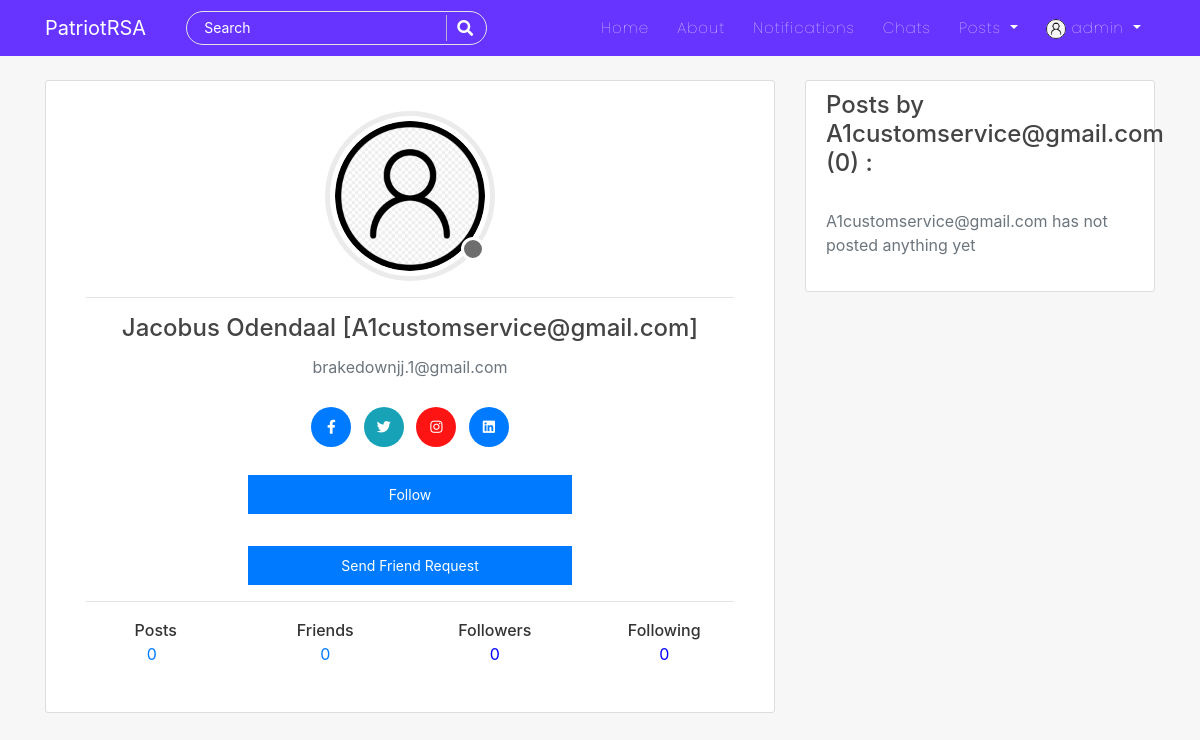
Screenshot of /user/3/ (signed in) with the database file from the repository.
### users/models.py (models this page shows, shortened)
class Profile(models.Model):
    user = models.OneToOneField(User, on_delete=models.CASCADE)
    is_online = models.BooleanField(default=False)
    following = models.ManyToManyField(User, related_name="following", blank=True)
    friends = models.ManyToManyField(User, related_name='my_friends', blank=True)
    bio = models.CharField(default="",blank=True,null=True,max_length=350)
    date_of_birth = models.CharField(blank=True,max_length=150)
    updated = models.DateTimeField(auto_now=True)
    created = models.DateTimeField(auto_now_add=True)
    image = models.ImageField(default='default.jpg', upload_to='profile_pics',blank=True, null=True)
    def profile_posts(self):
        return self.user.post_set.all()

### users/views.py (the view, shortened to what this page needs)
# urls.py: path('<int:pk>/', views.ProfileDetailView.as_view(), name='profile-detail-view'),
class ProfileDetailView(LoginRequiredMixin,DetailView):
    model = Profile
    template_name = "users/user_profile_details.html"
    context_object_name = "profiles"
    def get_object(self,**kwargs):
        pk = self.kwargs.get("pk")
        view_profile = Profile.objects.get(pk=pk)
        return view_profile
    def get_context_data(self, **kwargs):
        context = super().get_context_data(**kwargs)
        view_profile = self.get_object()
        my_profile = Profile.objects.get(user=self.request.user)
        if view_profile.user in my_profile.following.all():
            follow = True
        else:
            follow = False
        context["follow"] = follow
        account = view_profile.user
        try:
            friend_list = FriendList.objects.get(user=account)
        except FriendList.DoesNotExist:
            friend_list = FriendList(user=account)
            friend_list.save()
        friends = friend_list.friends.all()
        context['friends']=friends
        is_self = True
        is_friend = False
        request_sent = FriendRequestStatus.NO_REQUEST_SENT.value
        friend_requests = None
        user=self.request.user
        if user.is_authenticated and user!=account:
            is_self = False
            if friends.filter(pk=user.id):
                is_friend = True
            else:
                is_friend = False
                if get_friend_request_or_false(sender=account, receiver=user) != False:
                    request_sent = FriendRequestStatus.THEM_SENT_TO_YOU.value
                    context['pending_friend_request_id'] = get_friend_request_or_false(sender=account, receiver=user).pk
                elif get_friend_request_or_false(sender=user, receiver=account) != False:
                    request_sent = FriendRequestStatus.YOU_SENT_TO_THEM.value
                else:
                    request_sent = FriendRequestStatus.NO_REQUEST_SENT.value
        elif not user.is_authenticated:
            is_self = False
        else:
            try:
                friend_requests = FriendRequest.objects.filter(receiver=user, is_active=True)
            except:
                pass
        context['request_sent'] = request_sent
        context['is_friend'] = is_friend
        context['is_self'] = is_self
        context['friend_requests'] = friend_requests
        return context

### friend/utils.py (called while the page is built)
def get_friend_request_or_false(sender, receiver):
    try:
        return FriendRequest.objects.get(sender=sender, receiver=receiver, is_active=True)
    except FriendRequest.DoesNotExist:
        return False

### users/templates/users/user_profile_details.html (shortened to what this page needs)
{% extends "blog/base.html" %}
{% block content %}
<div class="col-md-8">
<div class="content-section" style="width: 100%">
    <div class="account-img-container">
        <div class="img-cont">
            <img class="rounded-circle account-img" src="{{object.user.profile.image.url}}" alt="image">
            {% if object.user.profile.is_online %}
                <div class="online-circle"></div>
            {% else %}
                <div class="offline-circle"></div>
            {% endif %}
        </div>
    </div>
    <div class="card-body">
        <hr>
        <h4 class="card-title text-center">{{object.user.first_name}} {{object.user.last_name}} [{{object.user.username}}]</h4>
        <p class="card-text text-center text-muted">{{object.user.email}}</p>
		<ul class="social-links list-inline text-center m-4">
			<li class="list-inline-item m-1"><a title="" data-placement="top" data-toggle="tooltip" class="tooltips btn-primary" href="" data-original-title="Facebook"><i class="fab fa-facebook-f"></i></a></li>
			<li class="list-inline-item m-1"><a title="" data-placement="top" data-toggle="tooltip" class="tooltips btn-info" href="" data-original-title="Twitter"><i class="fab fa-twitter"></i></a></li>
			<li class="list-inline-item m-1"><a title="" data-placement="top" data-toggle="tooltip" class="tooltips btn-danger" href="" data-original-title="Skype"><i class="fab fa-instagram"></i></a></li>
			<li class="list-inline-item m-1"><a title="" data-placement="top" data-toggle="tooltip" class="tooltips btn-primary" href="" data-original-title="Linkedin"><i class="fab fa-linkedin"></i></a></li>
		</ul>
        <div class="text-center">
            {% if object.user != user %}
                {% if follow %}
                    <form action="{% url 'follow-unfollow-view' %}" method='POST'>
                        {% csrf_token %}
                        <input type="hidden" name="profile_pk" value={{object.pk}}>
                        <button type="submit" class="btn btn-danger mb-2 w-50">Unfollow</button>
                    </form>
                {% else %}
                    <form action="{% url 'follow-unfollow-view' %}" method='POST'>
                        <button type="submit" class="btn btn-primary mb-2 w-50">Follow</button>
                    </form>
                {% endif %}
            {% endif %}
			{% if is_friend == False and is_self == False %}
				{% if request_sent == -1 %}
					<div class="d-flex flex-column align-items-center pt-4">
						<button class="btn btn-primary w-50" id="id_send_friend_request_btn">
							Send Friend Request
						</button>
					</div>
				{% endif %}
			{% endif %}
        </div>
        <hr>
        <div class="m-t-10 p-15 text-center">
            <div class="row">
                <div class="col">
                    <span class="h6">Posts</span>
                    <p><a class="mr-2" href="{% url 'user-posts' object.user %}">{{object.profile_posts.count}}</a></p>
                </div>
                <div class="col">
                    <span class="h6">Friends</span>
                    <p title="Friends">
                        <a href="{% url 'friend:list' object.user.id %}">{{friends|length}}</a>
                    </p>
                </div>
                <div class="col">
                    <span class="h6">Followers</span>
                    <p style="cursor:pointer; color: blue;" data-toggle="modal" data-target="#exampleModal" data-contents="{{object.user.following.all}}" data-title="Followers" title="Followers">{{object.user.following.count}}</p>
                </div>
                <div class="col">
                    <span class="h6">Following</span>
					<p style="cursor:pointer; color: blue;" data-toggle="modal" data-target="#exampleModal" data-contents="{{object.user.profile.following.all}}" data-title="Following" title="Following">{{object.user.profile.following.count}}</p>
                </div>
            </div>
        </div>
    </div>
</div>
<br>
<br>
</div>
<div class="col-md-4">
    <div class="content-section">
		<h4>Posts by {{object.user}} ({{object.profile_posts.count}}) : </h4>
		{% if object.profile_posts.count == 0 %}
			<br>
			<span class="text-muted">{{object.user.username}} has not posted anything yet</span>
			<br>
		{% endif %}
		<br>
	</div>
</div>
{% endblock %}

### blog/templates/blog/base.html (shortened to what this page needs)
{% load static %}
<!DOCTYPE html>
<html lang="en">
<head>
    <link rel="stylesheet" href="https://cdn.jsdelivr.net/npm/bootstrap@4.5.3/dist/css/bootstrap.min.css">
    <link rel="stylesheet" href="https://cdnjs.cloudflare.com/ajax/libs/font-awesome/5.15.1/css/all.min.css" />
    <link rel="stylesheet" href="https://cdnjs.cloudflare.com/ajax/libs/cropper/4.1.0/cropper.css" />
    <link rel="stylesheet" href="{% static 'blog/main.css' %}">
</head>
<body>
    <header class="site-header">
        {% include 'blog/navbar.html' %}
    </header>
    <main role="main" class="container">
      <div class="row">
          {% block content %}{% endblock %}
      </div>
    </main>
</body>
</html>

### blog/templates/blog/navbar.html (shortened to what this page needs)
<nav class="navbar navbar-expand-lg navbar-dark bg-steel fixed-top">
    <div class="container">
      <a class="navbar-brand mr-4 pr-3" href="/">PatriotRSA</a>
      <div class="collapse navbar-collapse" id="navbarToggle">
        <div class="navbar-nav mr-auto">
          <div id="searchbar" >
            <form method="GET" action="/search">
              <input required name="query" id="search" type="text" placeholder="Search">
              <button class="search-btn" type="submit"><i class="fas fa-search"></i></button>
            </form>
          </div>
        </div>
        <div class="navbar-nav">
          <a class="nav-item nav-link" href="{% url 'blog-home' %}">Home</a>
          <a class="nav-item nav-link" href="{% url 'blog-about' %}">About</a>
          {% if user.is_authenticated %}
          <a class="nav-item nav-link" href="{% url 'show-notifications' %}">Notifications</a>
          <a class="nav-item nav-link" href="{% url 'room-enroll' %}">Chats</a>
          <div class="dropdown">
            <a class="dropdown-toggle nav-link" href="#" role="button" id="dropdownMenuLink1" data-toggle="dropdown" aria-haspopup="true" aria-expanded="false">
              Posts
            </a>
          </div>
          {% endif %}
          {% if user.is_authenticated %}
            <div class="dropdown">
              <a class="dropdown-toggle nav-link" href="#" role="button" id="dropdownMenuLink2" data-toggle="dropdown" aria-haspopup="true" aria-expanded="false">
                <img class="rounded-circle" style="height: 20px; width: 20px;" src="{{user.profile.image.url}}" alt="">&nbsp;{{user|truncatechars:"10"}}
              </a>
            </div>
          {% else %}
            <a class="nav-item nav-link" href="{% url 'account_login' %}">Login</a>
            <a class="nav-item nav-link" href="{% url 'register' %}">Register</a>
          {% endif %}
        </div>
      </div>
    </div>
</nav>

### blog/static/blog/main.css (style rules this page uses)
body { background: #f7f7f7; color: #333333; margin-top: 5rem; scroll-behavior: smooth; }
h1, h2, h3, h4, h5, h6 { color: #444444; }
ul { margin: 0; }
.bg-steel { background: #6633FF; }
.site-header .navbar-nav .nav-link { color: #ffffff; font-family:'Poppins'; font-weight: 100; margin: 0px 6px; font-size: 15px; letter-spacing: 1px; }
.content-section { background: #ffffff; padding: 10px 20px; border: 1px solid #dddddd; border-radius: 3px; margin-bottom: 20px; }
.account-img { height: 170px; width: 170px; margin: 20px; padding: 5px; margin-bottom: 0px; transform: translate(-20px,0px); border: 5px solid #ebebeb; }
.offline-circle { width: 24px; height: 24px; border-radius: 50%; background-color:#6e6e6e; border: 3px solid white; bottom: 0; right: 10px; position: absolute; }
.img-cont { height: 170px; width: 170px; position: relative; }
.account-img-container { display: flex; align-items: center; justify-content: center; }
#searchbar form { width: auto; display: flex; flex-direction: row; border-radius: 50px; padding: 3px 15px; background-color: transparent; border: 1px solid #e4e4e4; margin-right: 10px; }
#searchbar form input::placeholder { color: #fff; font-size: 14px; }
#searchbar form input { border: none; outline: none; color: #fff; font-size: 15px; flex: 1; background-color:transparent; }
.search-btn { color:#fff; border: none; width: 25px; padding-left: 10px; border-left: 1px solid rgba(202, 202, 202, 0.829); outline: none; background-color: transparent; }
.search-btn i { font-size: 16px; }
.btn { border-radius: 0px; padding: 8px 15px; font-size: 14px; }
.btn-danger { background-color: rgb(255, 20, 20); color: rgb(255, 255, 255); }

### users/templates/users/user_profile_details.html (style rules this page uses)
.social-links li a { border-radius: 50%; color: rgba(255, 255, 255); display: inline-block; height: 40px; line-height: 35px; border: 2px solid transparent; text-align: center; width: 40px; font-size: 14px; }

### rows the page displays
Profile: user.profile.image (placeholder picture), user.first_name "Jacobus", user.last_name "Odendaal", user.username "A1customservice@gmail.com", user.email "brakedownjj.1@gmail.com", profile_posts.count "0", user.following.count "0", user.profile.following.count "0", user "A1customservice@gmail.com"

### other values shown
{{ user|truncatechars:"10" }} "admin"
{{ friends|length }} "0"
